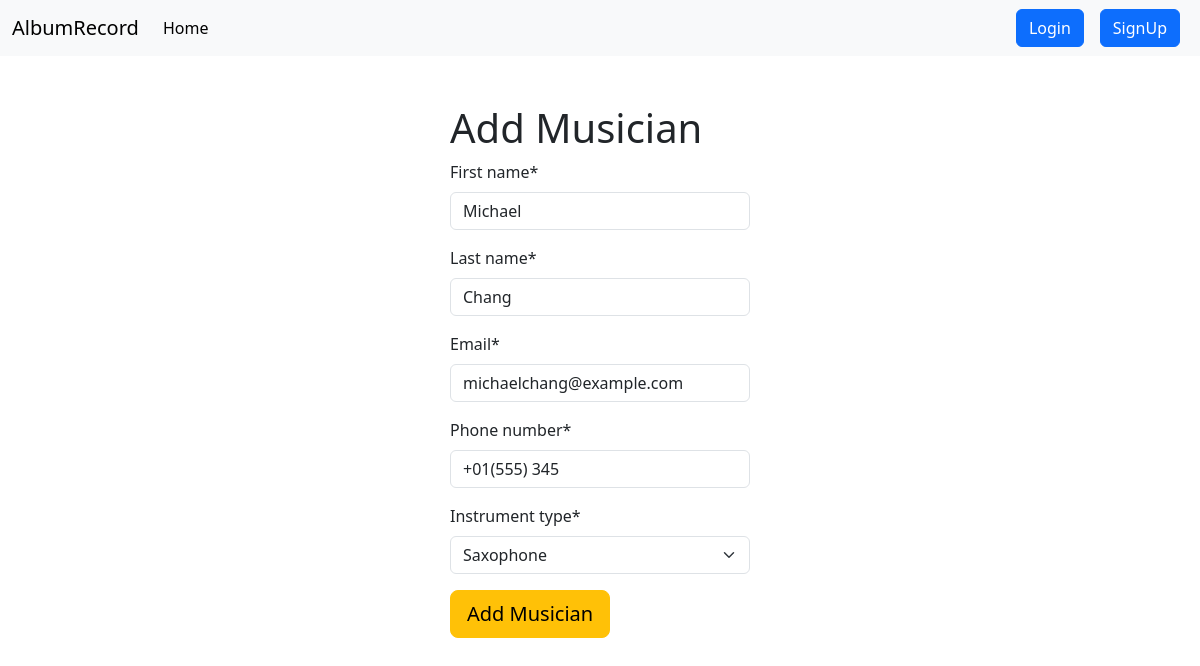
The page /musician/edit/6 on the database as committed earlier.
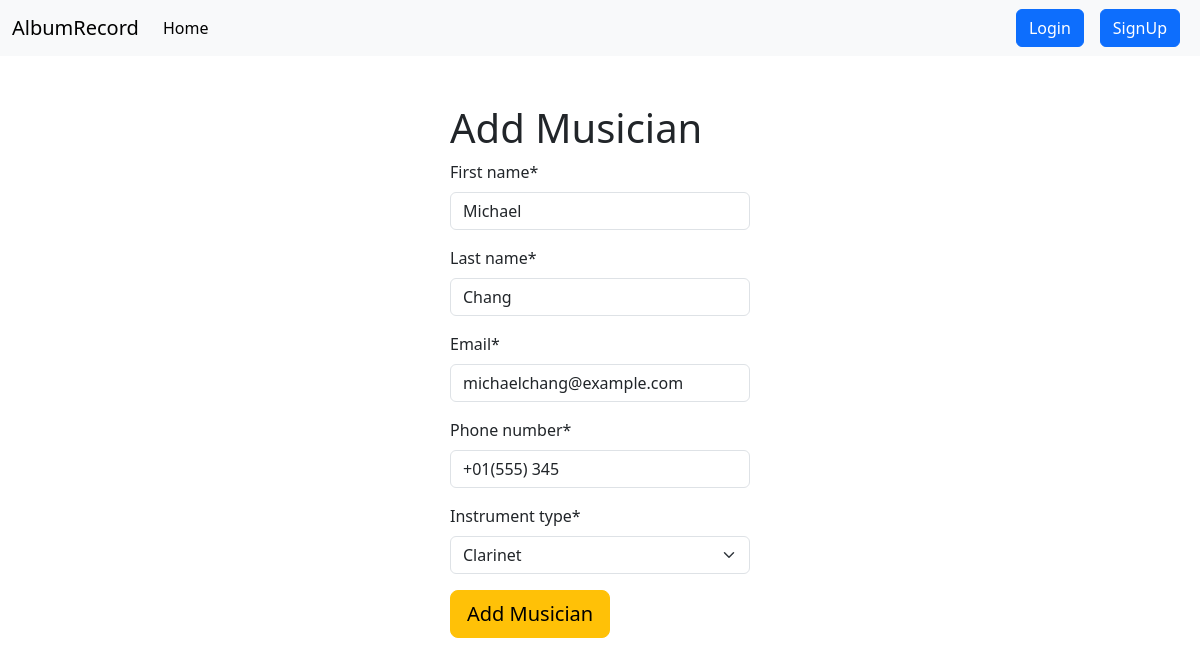
The same page on the database as committed later.
### musician/models.py (models this page shows, shortened)
class Musician(models.Model):
    first_name = models.CharField(max_length=100)
    last_name = models.CharField(max_length=100)
    email = models.EmailField()
    phone_number = models.CharField(max_length=12)
    INSTRUMENT_CHOICES = [
        ('Guitar', 'Guitar'),
        ('Piano', 'Piano'),
        ('Violin', 'Violin'),
        ('Drums', 'Drums'),
        ('Saxophone', 'Saxophone'),
        ('Trumpet', 'Trumpet'),
        ('Bass Guitar', 'Bass Guitar'),
        ('Flute', 'Flute'),
        ('Clarinet', 'Clarinet'),
        ('Cello', 'Cello'),
        ('Harp', 'Harp'),
    ]
    instrument_type = models.CharField(max_length=20, choices=INSTRUMENT_CHOICES)

### musician/views.py (the view)
# urls.py: path('edit/<int:id>',views.EditMusician.as_view(),name='edit_musician')
class EditMusician(UpdateView):
    model=Musician
    form_class=MusicianForm
    template_name= 'add_musician.html'
    pk_url_kwarg='id'
    success_url= reverse_lazy('home')

### musician/forms.py
class MusicianForm(forms.ModelForm):
    class Meta:
        model = Musician
        fields='__all__'

### musician/templates/add_musician.html (shortened to what this page needs)
{% extends 'base.html' %}
{% load crispy_forms_tags %}
{% block content %}
<div class="mt-3 w-25 m-auto">
    <h1 class="mt-5">Add Musician</h1>
    <form action="" method="post">
        {{form | crispy}}
        <button type="submit" class="btn btn-lg btn-warning ">Add Musician</button>
    </form>
</div>
{% endblock %}

Rows that differ between the two databases and show on the page:
changed Musician "Michael": instrument_type "Saxophone" → "Clarinet"
